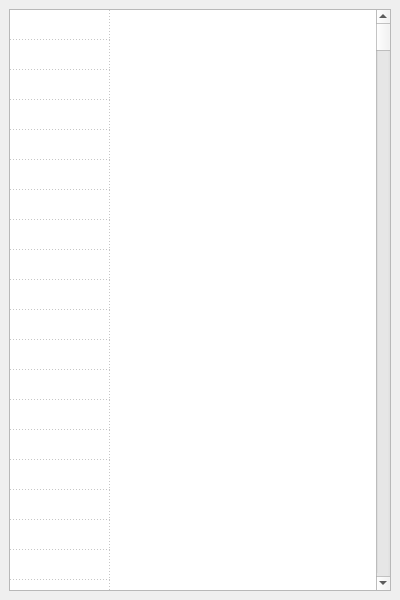
<?xml version="1.0" encoding="UTF-8"?>
<ui version="4.0">
 <class>cm_pdwindow</class>
 <widget class="QMainWindow" name="cm_pdwindow">
  <property name="geometry">
   <rect>
    <x>0</x>
    <y>0</y>
    <width>400</width>
    <height>600</height>
   </rect>
  </property>
  <property name="windowTitle">
   <string>MainWindow</string>
  </property>
  <widget class="QWidget" name="centralwidget">
   <layout class="QGridLayout" name="gridLayout">
    <item row="0" column="0">
     <widget class="QTableWidget" name="log">
      <property name="sizePolicy">
       <sizepolicy hsizetype="Expanding" vsizetype="Expanding">
        <horstretch>0</horstretch>
        <verstretch>0</verstretch>
       </sizepolicy>
      </property>
      <property name="frameShadow">
       <enum>QFrame::Plain</enum>
      </property>
      <property name="showDropIndicator" stdset="0">
       <bool>false</bool>
      </property>
      <property name="gridStyle">
       <enum>Qt::DotLine</enum>
      </property>
      <property name="wordWrap">
       <bool>true</bool>
      </property>
      <property name="cornerButtonEnabled">
       <bool>false</bool>
      </property>
      <property name="rowCount">
       <number>500</number>
      </property>
      <property name="columnCount">
       <number>1</number>
      </property>
      <attribute name="horizontalHeaderVisible">
       <bool>false</bool>
      </attribute>
      <attribute name="horizontalHeaderHighlightSections">
       <bool>false</bool>
      </attribute>
      <attribute name="verticalHeaderVisible">
       <bool>false</bool>
      </attribute>
      <attribute name="verticalHeaderHighlightSections">
       <bool>false</bool>
      </attribute>
      <row/>
      <row/>
      <row/>
      <row/>
      <row/>
      <row/>
      <row/>
      <row/>
      <row/>
      <row/>
      <row/>
      <row/>
      <row/>
      <row/>
      <row/>
      <row/>
      <row/>
      <row/>
      <row/>
      <row/>
      <row/>
      <row/>
      <row/>
      <row/>
      <row/>
      <row/>
      <row/>
      <row/>
      <row/>
      <row/>
      <row/>
      <row/>
      <row/>
      <row/>
      <row/>
      <row/>
      <row/>
      <row/>
      <row/>
      <row/>
      <row/>
      <row/>
      <row/>
      <row/>
      <row/>
      <row/>
      <row/>
      <row/>
      <row/>
      <row/>
      <row/>
      <row/>
      <row/>
      <row/>
      <row/>
      <row/>
      <row/>
      <row/>
      <row/>
      <row/>
      <row/>
      <row/>
      <row/>
      <row/>
      <row/>
      <row/>
      <row/>
      <row/>
      <row/>
      <row/>
      <row/>
      <row/>
      <row/>
      <row/>
      <row/>
      <row/>
      <row/>
      <row/>
      <row/>
      <row/>
      <row/>
      <row/>
      <row/>
      <row/>
      <row/>
      <row/>
      <row/>
      <row/>
      <row/>
      <row/>
      <row/>
      <row/>
      <row/>
      <row/>
      <row/>
      <row/>
      <row/>
      <row/>
      <row/>
      <row/>
      <row/>
      <row/>
      <row/>
      <row/>
      <row/>
      <row/>
      <row/>
      <row/>
      <row/>
      <row/>
      <row/>
      <row/>
      <row/>
      <row/>
      <row/>
      <row/>
      <row/>
      <row/>
      <row/>
      <row/>
      <row/>
      <row/>
      <row/>
      <row/>
      <row/>
      <row/>
      <row/>
      <row/>
      <row/>
      <row/>
      <row/>
      <row/>
      <row/>
      <row/>
      <row/>
      <row/>
      <row/>
      <row/>
      <row/>
      <row/>
      <row/>
      <row/>
      <row/>
      <row/>
      <row/>
      <row/>
      <row/>
      <row/>
      <row/>
      <row/>
      <row/>
      <row/>
      <row/>
      <row/>
      <row/>
      <row/>
      <row/>
      <row/>
      <row/>
      <row/>
      <row/>
      <row/>
      <row/>
      <row/>
      <row/>
      <row/>
      <row/>
      <row/>
      <row/>
      <row/>
      <row/>
      <row/>
      <row/>
      <row/>
      <row/>
      <row/>
      <row/>
      <row/>
      <row/>
      <row/>
      <row/>
      <row/>
      <row/>
      <row/>
      <row/>
      <row/>
      <row/>
      <row/>
      <row/>
      <row/>
      <row/>
      <row/>
      <row/>
      <row/>
      <row/>
      <row/>
      <row/>
      <row/>
      <row/>
      <row/>
      <row/>
      <row/>
      <row/>
      <row/>
      <row/>
      <row/>
      <row/>
      <row/>
      <row/>
      <row/>
      <row/>
      <row/>
      <row/>
      <row/>
      <row/>
      <row/>
      <row/>
      <row/>
      <row/>
      <row/>
      <row/>
      <row/>
      <row/>
      <row/>
      <row/>
      <row/>
      <row/>
      <row/>
      <row/>
      <row/>
      <row/>
      <row/>
      <row/>
      <row/>
      <row/>
      <row/>
      <row/>
      <row/>
      <row/>
      <row/>
      <row/>
      <row/>
      <row/>
      <row/>
      <row/>
      <row/>
      <row/>
      <row/>
      <row/>
      <row/>
      <row/>
      <row/>
      <row/>
      <row/>
      <row/>
      <row/>
      <row/>
      <row/>
      <row/>
      <row/>
      <row/>
      <row/>
      <row/>
      <row/>
      <row/>
      <row/>
      <row/>
      <row/>
      <row/>
      <row/>
      <row/>
      <row/>
      <row/>
      <row/>
      <row/>
      <row/>
      <row/>
      <row/>
      <row/>
      <row/>
      <row/>
      <row/>
      <row/>
      <row/>
      <row/>
      <row/>
      <row/>
      <row/>
      <row/>
      <row/>
      <row/>
      <row/>
      <row/>
      <row/>
      <row/>
      <row/>
      <row/>
      <row/>
      <row/>
      <row/>
      <row/>
      <row/>
      <row/>
      <row/>
      <row/>
      <row/>
      <row/>
      <row/>
      <row/>
      <row/>
      <row/>
      <row/>
      <row/>
      <row/>
      <row/>
      <row/>
      <row/>
      <row/>
      <row/>
      <row/>
      <row/>
      <row/>
      <row/>
      <row/>
      <row/>
      <row/>
      <row/>
      <row/>
      <row/>
      <row/>
      <row/>
      <row/>
      <row/>
      <row/>
      <row/>
      <row/>
      <row/>
      <row/>
      <row/>
      <row/>
      <row/>
      <row/>
      <row/>
      <row/>
      <row/>
      <row/>
      <row/>
      <row/>
      <row/>
      <row/>
      <row/>
      <row/>
      <row/>
      <row/>
      <row/>
      <row/>
      <row/>
      <row/>
      <row/>
      <row/>
      <row/>
      <row/>
      <row/>
      <row/>
      <row/>
      <row/>
      <row/>
      <row/>
      <row/>
      <row/>
      <row/>
      <row/>
      <row/>
      <row/>
      <row/>
      <row/>
      <row/>
      <row/>
      <row/>
      <row/>
      <row/>
      <row/>
      <row/>
      <row/>
      <row/>
      <row/>
      <row/>
      <row/>
      <row/>
      <row/>
      <row/>
      <row/>
      <row/>
      <row/>
      <row/>
      <row/>
      <row/>
      <row/>
      <row/>
      <row/>
      <row/>
      <row/>
      <row/>
      <row/>
      <row/>
      <row/>
      <row/>
      <row/>
      <row/>
      <row/>
      <row/>
      <row/>
      <row/>
      <row/>
      <row/>
      <row/>
      <row/>
      <row/>
      <row/>
      <row/>
      <row/>
      <row/>
      <row/>
      <row/>
      <row/>
      <row/>
      <row/>
      <row/>
      <row/>
      <row/>
      <row/>
      <row/>
      <row/>
      <row/>
      <row/>
      <row/>
      <row/>
      <row/>
      <row/>
      <row/>
      <row/>
      <row/>
      <row/>
      <row/>
      <row/>
      <row/>
      <row/>
      <row/>
      <row/>
      <row/>
      <row/>
      <row/>
      <row/>
      <row/>
      <row/>
      <row/>
      <row/>
      <row/>
      <row/>
      <row/>
      <row/>
      <row/>
      <row/>
      <row/>
      <row/>
      <row/>
      <row/>
      <row/>
      <row/>
      <row/>
      <row/>
      <row/>
      <row/>
      <row/>
      <row/>
      <row/>
      <row/>
      <row/>
      <row/>
      <row/>
      <row/>
      <row/>
      <row/>
      <row/>
      <row/>
      <row/>
      <row/>
      <row/>
      <row/>
      <row/>
      <row/>
      <row/>
      <row/>
      <row/>
      <row/>
      <row/>
      <row/>
      <row/>
      <row/>
      <row/>
      <column/>
     </widget>
    </item>
   </layout>
  </widget>
  <widget class="QMenuBar" name="menubar">
   <property name="geometry">
    <rect>
     <x>0</x>
     <y>0</y>
     <width>400</width>
     <height>22</height>
    </rect>
   </property>
  </widget>
 </widget>
 <resources/>
 <connections/>
</ui>
